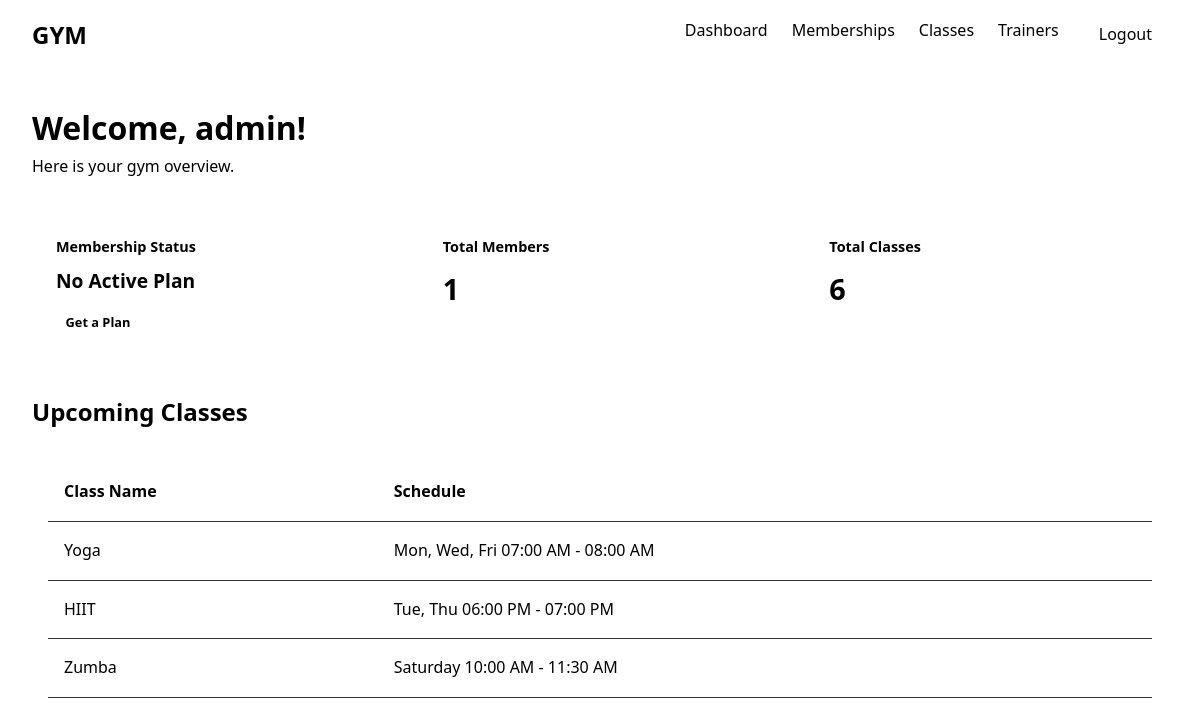
/dashboard.php (signed in), run on the app's committed database.
### tables this page shows
CREATE TABLE IF NOT EXISTS classes (
    id INT AUTO_INCREMENT PRIMARY KEY,
    class_name VARCHAR(100) NOT NULL,
    schedule VARCHAR(255) NOT NULL,
    created_at TIMESTAMP DEFAULT CURRENT_TIMESTAMP
);

### dashboard.php (the view, shortened to what this page needs)
<?php
require 'includes/db.php';
$user_id = $_SESSION['user_id'];
$mem_stmt = $conn->prepare("SELECT m.plan_name, um.start_date, um.status FROM user_memberships um JOIN membership_plans m ON um.plan_id = m.id WHERE um.user_id = ? AND um.status = 'active' ORDER BY um.id DESC LIMIT 1");
$mem_stmt->bind_param("i", $user_id);
$mem_stmt->execute();
$mem_result = $mem_stmt->get_result();
$membership = $mem_result->fetch_assoc();
$total_users = 0;
$total_classes = 0;
if ($_SESSION['role'] === 'admin') {
    $res = $conn->query("SELECT COUNT(*) as c FROM users");
    $total_users = $res->fetch_assoc()['c'];
    $res = $conn->query("SELECT COUNT(*) as c FROM classes");
    $total_classes = $res->fetch_assoc()['c'];
}
$classes_res = $conn->query("SELECT * FROM classes LIMIT 3");
include 'includes/header.php';
?>
<div class="container">
    <div class="dashboard-header">
        <h1>Welcome, <?php echo htmlspecialchars($_SESSION['username']); ?>!</h1>
        <p style="color: var(--text-secondary);">Here is your gym overview.</p>
    </div>
    <div class="stats-grid">
        <div class="stat-card">
            <h3>Membership Status</h3>
            <?php if ($membership): ?>
                <div class="value" style="font-size: 1.5rem;"><?php echo htmlspecialchars($membership['plan_name']); ?>
                </div>
                <p style="color: var(--success); font-size: 0.9rem;">Active since <?php echo $membership['start_date']; ?>
                </p>
            <?php else: ?>
                <div class="value" style="font-size: 1.2rem; color: var(--danger);">No Active Plan</div>
                <a href="membership.php" class="btn-small btn-primary" style="display:inline-block; margin-top:10px;">Get a
                    Plan</a>
            <?php endif; ?>
        </div>
        <?php if ($_SESSION['role'] === 'admin'): ?>
            <div class="stat-card">
                <h3>Total Members</h3>
                <div class="value"><?php echo $total_users; ?></div>
            </div>
            <div class="stat-card">
                <h3>Total Classes</h3>
                <div class="value"><?php echo $total_classes; ?></div>
            </div>
        <?php endif; ?>
    </div>
    <h2 style="color: var(--gold); margin-bottom: 1rem;">Upcoming Classes</h2>
    <div class="table-container">
        <table>
            <thead>
                <tr>
                    <th>Class Name</th>
                    <th>Schedule</th>
                </tr>
            </thead>
            <tbody>
                <?php while ($row = $classes_res->fetch_assoc()): ?>
                    <tr>
                        <td><?php echo htmlspecialchars($row['class_name']); ?></td>
                        <td><?php echo htmlspecialchars($row['schedule']); ?></td>
                    </tr>
                <?php endwhile; ?>
            </tbody>
        </table>
    </div>
</div>
<?php include 'includes/footer.php'; ?>

### css/style.css (style rules this page uses)
* { margin: 0; padding: 0; box-sizing: border-box; font-family: 'Segoe UI', Tahoma, Geneva, Verdana, sans-serif; }
body { background-color: var(--bg-dark); color: var(--text-primary); line-height: 1.6; }
a { text-decoration: none; color: var(--gold); transition: var(--transition); }
.btn-primary { width: 100%; padding: 0.8rem; background-color: var(--gold); color: var(--bg-dark); border: none; border-radius: 4px; font-weight: bold; font-size: 1rem; cursor: pointer; transition: var(--transition); }
.container { max-width: 1200px; margin: 0 auto; padding: 2rem; }
.dashboard-header { margin-bottom: 2rem; }
.dashboard-header h1 { color: var(--gold); }
.stats-grid { display: grid; grid-template-columns: repeat(auto-fit, minmax(250px, 1fr)); gap: 1.5rem; margin-bottom: 2rem; }
.stat-card { background-color: var(--bg-card); padding: 1.5rem; border-radius: 8px; border-left: 4px solid var(--gold); transition: var(--transition); }
.stat-card h3 { color: var(--text-secondary); font-size: 0.9rem; margin-bottom: 0.5rem; }
.stat-card .value { font-size: 1.8rem; font-weight: bold; color: var(--gold); }
.table-container { overflow-x: auto; background-color: var(--bg-card); border-radius: 8px; padding: 1rem; }
table { width: 100%; border-collapse: collapse; }
th, td { padding: 1rem; text-align: left; border-bottom: 1px solid #333; }
th { color: var(--gold); font-weight: bold; }
.btn-small { padding: 0.3rem 0.6rem; font-size: 0.8rem; }

### data on the page
classes: class_name "Yoga", schedule "Mon, Wed, Fri 07:00 AM - 08:00 AM"
classes: class_name "HIIT", schedule "Tue, Thu 06:00 PM - 07:00 PM"
classes: class_name "Zumba", schedule "Saturday 10:00 AM - 11:30 AM"

### other printed values
$_SESSION['username'] "admin"
$total_users "1"
$total_classes "6"
